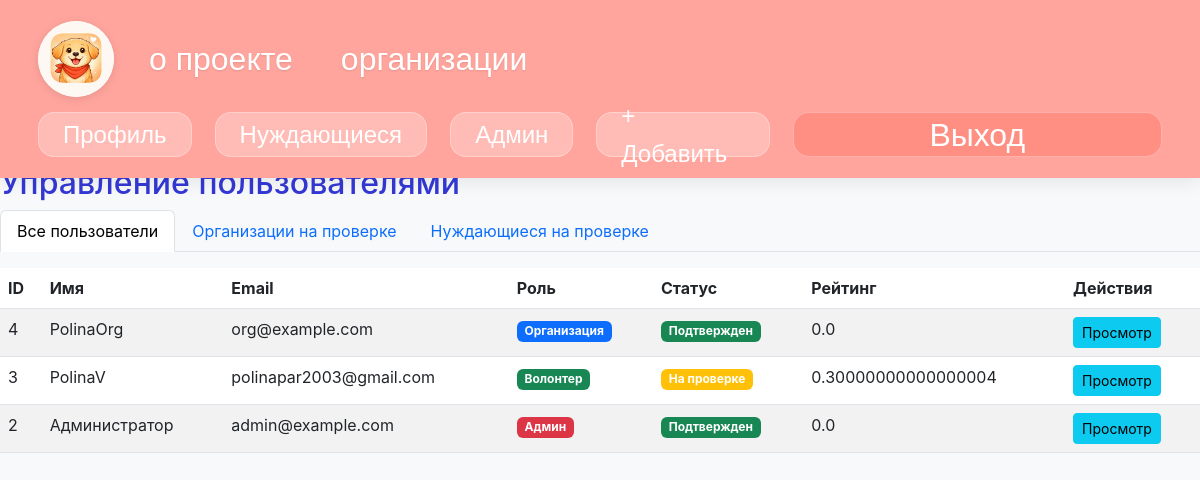
The app's page /admin/users (signed in) with its own data.
### tables this page shows
CREATE TABLE users (id INTEGER PRIMARY KEY AUTOINCREMENT UNIQUE NOT NULL, name TEXT NOT NULL, email TEXT UNIQUE NOT NULL, password TEXT UNIQUE NOT NULL, photo TEXT, role TEXT NOT NULL, is_verified INTEGER DEFAULT (0), rating REAL DEFAULT (0), completed_tasks INTEGER DEFAULT (0), organization_name TEXT, organization_description TEXT, created_at TEXT, last_login TEXT, phone TEXT UNIQUE);

### app.py (the view)
@app.route('/admin/users')
def admin_users():
    if 'user_id' not in session:
        return redirect(url_for('login'))
    with sqlite3.connect(DB_NAME) as conn:
        c = conn.cursor()
        c.execute('SELECT role FROM users WHERE id = ?', (session['user_id'],))
        user_role = c.fetchone()
        if not user_role or user_role[0] != 'admin':
            flash('Доступ запрещен')
            return redirect(url_for('index'))
        c.execute('''SELECT id, name, email, phone, role, is_verified, rating,
                            completed_tasks, created_at
                     FROM users
                     ORDER BY created_at DESC''')
        users_data = c.fetchall()
        users = []
        for u in users_data:
            users.append({
                'id': u[0],
                'name': u[1],
                'email': u[2],
                'phone': u[3],
                'role': u[4],
                'is_verified': u[5],
                'rating': u[6],
                'completed_tasks': u[7],
                'created_at': u[8]
            })
        return render_template('admin/users.html', users=users, active_tab='users')

### templates/admin/users.html (shortened to what this page needs)
{% extends "layout.html" %}
{% block content %}
<h2 class="mt-4">Управление пользователями</h2>
<ul class="nav nav-tabs mb-3">
    <li class="nav-item">
        <a class="nav-link active" href="/admin/users">Все пользователи</a>
    </li>
    <li class="nav-item">
        <a class="nav-link" href="/admin/organizations">Организации на проверке</a>
    </li>
    <li class="nav-item">
        <a class="nav-link" href="/admin/needies">Нуждающиеся на проверке</a>
    </li>
</ul>
<div class="table-responsive">
    <table class="table table-striped">
        <thead>
            <tr>
                <th>ID</th>
                <th>Имя</th>
                <th>Email</th>
                <th>Роль</th>
                <th>Статус</th>
                <th>Рейтинг</th>
                <th>Действия</th>
            </tr>
        </thead>
        <tbody>
            {% for user in users %}
            <tr>
                <td>{{ user.id }}</td>
                <td>{{ user.name }}</td>
                <td>{{ user.email }}</td>
                <td>
                    {% if user.role == 'admin' %}
                        <span class="badge bg-danger">Админ</span>
                    {% elif user.role == 'organization' %}
                        <span class="badge bg-primary">Организация</span>
                    {% else %}
                        <span class="badge bg-success">Волонтер</span>
                    {% endif %}
                </td>
                <td>
                    {% if user.is_verified %}
                        <span class="badge bg-success">Подтвержден</span>
                    {% else %}
                        <span class="badge bg-warning">На проверке</span>
                    {% endif %}
                </td>
                <td>{{ user.rating }}</td>
                <td>
                    <a href="/admin/user/{{ user.id }}" class="btn btn-sm btn-info">Просмотр</a>
                </td>
            </tr>
            {% endfor %}
        </tbody>
    </table>
</div>
{% endblock %}

### static/style.css (style rules this page uses)
body { padding-top: 60px; background-color: #f8f9fa; font-family: 'Segoe UI', Tahoma, Geneva, Verdana, sans-serif; }
h2, h3, h4 { color: #3338D5; }

### records on screen
users: id "4", name "PolinaOrg", email "org@example.com", role "Организация", is_verified "Подтвержден", rating "0.0"
users: id "3", name "PolinaV", email "polinapar2003@gmail.com", role "Волонтер", is_verified "На проверке", rating "0.30000000000000004"
users: id "2", name "Администратор", email "admin@example.com", role "Админ", is_verified "Подтвержден", rating "0.0"
